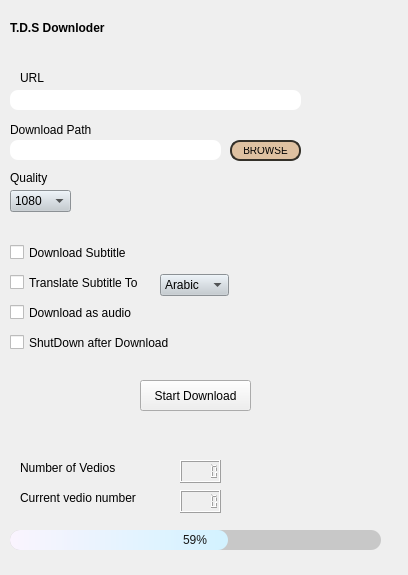
<?xml version="1.0" encoding="UTF-8"?>
<ui version="4.0">
 <class>Form</class>
 <widget class="QWidget" name="Form">
  <property name="geometry">
   <rect>
    <x>0</x>
    <y>0</y>
    <width>408</width>
    <height>575</height>
   </rect>
  </property>
  <property name="windowTitle">
   <string>Form</string>
  </property>
  <property name="autoFillBackground">
   <bool>true</bool>
  </property>
  <property name="styleSheet">
   <string notr="true">
font: 10pt &quot;MV Boli&quot;;</string>
  </property>
  <property name="locale">
   <locale language="English" country="UnitedStates"/>
  </property>
  <widget class="QLabel" name="label">
   <property name="geometry">
    <rect>
     <x>0</x>
     <y>0</y>
     <width>521</width>
     <height>181</height>
    </rect>
   </property>
   <property name="styleSheet">
    <string notr="true">background-image: url(:/newPrefix/5548fb2d8fe42184514afeb89c0e8f3d.jpg);</string>
   </property>
   <property name="text">
    <string/>
   </property>
  </widget>
  <widget class="QLabel" name="label_2">
   <property name="geometry">
    <rect>
     <x>0</x>
     <y>130</y>
     <width>421</width>
     <height>451</height>
    </rect>
   </property>
   <property name="styleSheet">
    <string notr="true">background-image: url(:/newPrefix/5548fb2d8fe42184514afeb89c0e8f3d.jpg);</string>
   </property>
   <property name="text">
    <string/>
   </property>
  </widget>
  <widget class="QLabel" name="label_3">
   <property name="geometry">
    <rect>
     <x>10</x>
     <y>20</y>
     <width>121</width>
     <height>16</height>
    </rect>
   </property>
   <property name="styleSheet">
    <string notr="true">font-weight:bold;</string>
   </property>
   <property name="text">
    <string>T.D.S Downloder</string>
   </property>
  </widget>
  <widget class="QLineEdit" name="LINE_PATH">
   <property name="geometry">
    <rect>
     <x>10</x>
     <y>140</y>
     <width>211</width>
     <height>20</height>
    </rect>
   </property>
   <property name="styleSheet">
    <string notr="true">font: 8pt &quot;MS Shell Dlg 2&quot;;

border-style:sold;
border-radius:8px;</string>
   </property>
  </widget>
  <widget class="QLabel" name="label_10">
   <property name="geometry">
    <rect>
     <x>20</x>
     <y>490</y>
     <width>151</width>
     <height>16</height>
    </rect>
   </property>
   <property name="text">
    <string>Current vedio number</string>
   </property>
  </widget>
  <widget class="QPushButton" name="Btn_BROWSE">
   <property name="geometry">
    <rect>
     <x>230</x>
     <y>140</y>
     <width>71</width>
     <height>21</height>
    </rect>
   </property>
   <property name="mouseTracking">
    <bool>true</bool>
   </property>
   <property name="tabletTracking">
    <bool>true</bool>
   </property>
   <property name="toolTip">
    <string>&lt;html&gt;&lt;head/&gt;&lt;body&gt;&lt;p&gt;يوسف حسن&lt;/p&gt;&lt;p&gt;&lt;br/&gt;&lt;/p&gt;&lt;/body&gt;&lt;/html&gt;</string>
   </property>
   <property name="autoFillBackground">
    <bool>false</bool>
   </property>
   <property name="styleSheet">
    <string notr="true">QPushButton{
   background-color: rgb(222, 193, 161);
	box-shadow: 0px 1px 0px 0px #1c1b18;
	background:linear-gradient(to bottom, #eae0c2 5%, #ccc2a6 100%);
  -webkit-border-radius: 10;
  -moz-border-radius: 10;
  border-radius: 10px;
  font: 10pt &quot;MV Boli&quot;;
border:2px solid #333029;
	display:inline-block;
  font-size: 10px;
  padding: 5px 5px 5px 5px;
  text-decoration: none;

}

.QPushButton:hover {
	background:linear-gradient(to bottom, #ccc2a6 5%, #eae0c2 100%);
	
	background-color: rgb(235, 235, 235);
}
.QPushButton:active {
	position:relative;
	top:1px;
}
</string>
   </property>
   <property name="text">
    <string>BROWSE</string>
   </property>
   <property name="checkable">
    <bool>true</bool>
   </property>
   <property name="checked">
    <bool>true</bool>
   </property>
   <property name="autoDefault">
    <bool>false</bool>
   </property>
   <property name="default">
    <bool>false</bool>
   </property>
   <property name="flat">
    <bool>false</bool>
   </property>
  </widget>
  <widget class="QLCDNumber" name="lcdNumber_2">
   <property name="geometry">
    <rect>
     <x>180</x>
     <y>490</y>
     <width>41</width>
     <height>23</height>
    </rect>
   </property>
  </widget>
  <widget class="QLabel" name="label_5">
   <property name="geometry">
    <rect>
     <x>150</x>
     <y>244</y>
     <width>31</width>
     <height>21</height>
    </rect>
   </property>
   <property name="text">
    <string/>
   </property>
   <property name="pixmap">
    <pixmap resource="icons.qrc">:/newPrefix/translation_page_seo_web_website_content_browser_language_translate_icon_230045.ico</pixmap>
   </property>
   <property name="scaledContents">
    <bool>true</bool>
   </property>
  </widget>
  <widget class="QComboBox" name="c_quality">
   <property name="geometry">
    <rect>
     <x>10</x>
     <y>190</y>
     <width>61</width>
     <height>22</height>
    </rect>
   </property>
   <property name="styleSheet">
    <string notr="true">background-color: rgb(196, 203, 209);</string>
   </property>
   <item>
    <property name="text">
     <string>1080</string>
    </property>
   </item>
   <item>
    <property name="text">
     <string>720</string>
    </property>
   </item>
   <item>
    <property name="text">
     <string>480</string>
    </property>
   </item>
   <item>
    <property name="text">
     <string>360</string>
    </property>
   </item>
   <item>
    <property name="text">
     <string>240</string>
    </property>
   </item>
   <item>
    <property name="text">
     <string>144</string>
    </property>
   </item>
  </widget>
  <widget class="QCheckBox" name="check_subtitle">
   <property name="geometry">
    <rect>
     <x>10</x>
     <y>244</y>
     <width>141</width>
     <height>17</height>
    </rect>
   </property>
   <property name="text">
    <string>Download Subtitle</string>
   </property>
  </widget>
  <widget class="QLabel" name="label_12">
   <property name="geometry">
    <rect>
     <x>20</x>
     <y>460</y>
     <width>141</width>
     <height>16</height>
    </rect>
   </property>
   <property name="text">
    <string>Number of Vedios</string>
   </property>
  </widget>
  <widget class="QLCDNumber" name="lcdNumber_1">
   <property name="geometry">
    <rect>
     <x>180</x>
     <y>460</y>
     <width>41</width>
     <height>23</height>
    </rect>
   </property>
  </widget>
  <widget class="QLabel" name="label_8">
   <property name="geometry">
    <rect>
     <x>20</x>
     <y>70</y>
     <width>31</width>
     <height>16</height>
    </rect>
   </property>
   <property name="styleSheet">
    <string notr="true">font: 10pt &quot;MV Boli&quot;;
</string>
   </property>
   <property name="text">
    <string>URL</string>
   </property>
  </widget>
  <widget class="QLineEdit" name="LINE_url">
   <property name="geometry">
    <rect>
     <x>10</x>
     <y>90</y>
     <width>291</width>
     <height>20</height>
    </rect>
   </property>
   <property name="styleSheet">
    <string notr="true">border-style:sold;
border-radius:8px;
font: 8pt &quot;MS Shell Dlg 2&quot;;</string>
   </property>
   <property name="text">
    <string/>
   </property>
  </widget>
  <widget class="QLabel" name="label_9">
   <property name="geometry">
    <rect>
     <x>10</x>
     <y>120</y>
     <width>101</width>
     <height>20</height>
    </rect>
   </property>
   <property name="styleSheet">
    <string notr="true">font: 10pt &quot;MV Boli&quot;;
</string>
   </property>
   <property name="text">
    <string>Download Path </string>
   </property>
  </widget>
  <widget class="QCheckBox" name="check_shut">
   <property name="geometry">
    <rect>
     <x>10</x>
     <y>334</y>
     <width>201</width>
     <height>17</height>
    </rect>
   </property>
   <property name="text">
    <string>ShutDown after Download</string>
   </property>
  </widget>
  <widget class="QLabel" name="label_7">
   <property name="geometry">
    <rect>
     <x>10</x>
     <y>170</y>
     <width>51</width>
     <height>16</height>
    </rect>
   </property>
   <property name="autoFillBackground">
    <bool>false</bool>
   </property>
   <property name="styleSheet">
    <string notr="true">font: 10pt &quot;MV Boli&quot;;
</string>
   </property>
   <property name="text">
    <string>Quality</string>
   </property>
  </widget>
  <widget class="QLabel" name="label_6">
   <property name="geometry">
    <rect>
     <x>0</x>
     <y>70</y>
     <width>21</width>
     <height>21</height>
    </rect>
   </property>
   <property name="text">
    <string/>
   </property>
   <property name="pixmap">
    <pixmap resource="icons.qrc">:/newPrefix/url.ico</pixmap>
   </property>
   <property name="scaledContents">
    <bool>true</bool>
   </property>
  </widget>
  <widget class="QLabel" name="label_11">
   <property name="geometry">
    <rect>
     <x>250</x>
     <y>16</y>
     <width>47</width>
     <height>31</height>
    </rect>
   </property>
   <property name="text">
    <string/>
   </property>
  </widget>
  <widget class="QCheckBox" name="check_audio">
   <property name="geometry">
    <rect>
     <x>10</x>
     <y>304</y>
     <width>141</width>
     <height>17</height>
    </rect>
   </property>
   <property name="text">
    <string>Download as audio</string>
   </property>
  </widget>
  <widget class="QPushButton" name="B_start">
   <property name="geometry">
    <rect>
     <x>140</x>
     <y>380</y>
     <width>111</width>
     <height>31</height>
    </rect>
   </property>
   <property name="minimumSize">
    <size>
     <width>111</width>
     <height>31</height>
    </size>
   </property>
   <property name="maximumSize">
    <size>
     <width>111</width>
     <height>31</height>
    </size>
   </property>
   <property name="cursor">
    <cursorShape>ArrowCursor</cursorShape>
   </property>
   <property name="styleSheet">
    <string notr="true">.QPushButton {
   background-color: rgb(222, 193, 161);
	box-shadow: 0px 1px 0px 0px #1c1b18;
	background:linear-gradient(to bottom, #eae0c2 5%, #ccc2a6 100%);
	font: 10pt &quot;MV Boli&quot;;
	border-radius:15px;
	border:2px solid #333029;
	display:inline-block;
	cursor:pointer;
	
	color: rgb(12, 12, 12);
	
	font-size:10px;
	font-weight:bold;
	padding:0px 0px;
	text-decoration:none;
	text-shadow:0px 1px 0px #ffffff;
}
.QPushButton:hover {
	background:linear-gradient(to bottom, #ccc2a6 5%, #eae0c2 100%);
	
	background-color: rgb(235, 235, 235);
}
.QPushButton:active {
	position:relative;
	top:1px;
}

/*


*\</string>
   </property>
   <property name="text">
    <string>Start Download</string>
   </property>
   <property name="default">
    <bool>false</bool>
   </property>
   <property name="flat">
    <bool>false</bool>
   </property>
  </widget>
  <widget class="QLabel" name="label_14">
   <property name="geometry">
    <rect>
     <x>140</x>
     <y>308</y>
     <width>21</width>
     <height>21</height>
    </rect>
   </property>
   <property name="text">
    <string/>
   </property>
   <property name="pixmap">
    <pixmap resource="icons.qrc">:/newPrefix/iconfinder-musicmelodysoundaudio04-4105577_113862.ico</pixmap>
   </property>
   <property name="scaledContents">
    <bool>true</bool>
   </property>
  </widget>
  <widget class="QProgressBar" name="progressBar">
   <property name="geometry">
    <rect>
     <x>10</x>
     <y>530</y>
     <width>371</width>
     <height>20</height>
    </rect>
   </property>
   <property name="styleSheet">
    <string notr="true">.QProgressBar {

    background-color: rgb(200, 200, 200);
	
	color: rgb(24, 24, 24);
    border-style:sold;
    border-radius:10px;
    text-align: center;
}

QProgressBar::chunk {
    border-radius: 10px;
		

	background-color: qlineargradient(spread:pad, x1:0, y1:0, x2:1, y2:0, stop:0 rgba(250, 244, 254, 255), stop:1 rgba(210, 242, 255, 255));
}</string>
   </property>
   <property name="value">
    <number>59</number>
   </property>
  </widget>
  <widget class="QComboBox" name="L_language">
   <property name="geometry">
    <rect>
     <x>160</x>
     <y>274</y>
     <width>69</width>
     <height>22</height>
    </rect>
   </property>
   <property name="styleSheet">
    <string notr="true">background-color: rgb(196, 203, 209);</string>
   </property>
   <item>
    <property name="text">
     <string>Arabic</string>
    </property>
   </item>
   <item>
    <property name="text">
     <string>English</string>
    </property>
   </item>
   <item>
    <property name="text">
     <string>Russian</string>
    </property>
   </item>
   <item>
    <property name="text">
     <string>German </string>
    </property>
   </item>
  </widget>
  <widget class="QCheckBox" name="check_trans">
   <property name="geometry">
    <rect>
     <x>10</x>
     <y>274</y>
     <width>151</width>
     <height>17</height>
    </rect>
   </property>
   <property name="text">
    <string>Translate Subtitle To </string>
   </property>
  </widget>
  <widget class="QLabel" name="label_15">
   <property name="geometry">
    <rect>
     <x>280</x>
     <y>20</y>
     <width>47</width>
     <height>13</height>
    </rect>
   </property>
   <property name="text">
    <string/>
   </property>
   <property name="scaledContents">
    <bool>true</bool>
   </property>
  </widget>
  <widget class="QLabel" name="label_13">
   <property name="geometry">
    <rect>
     <x>100</x>
     <y>10</y>
     <width>61</width>
     <height>41</height>
    </rect>
   </property>
   <property name="text">
    <string/>
   </property>
   <property name="pixmap">
    <pixmap resource="icons.qrc">:/newPrefix/photo_٢٠٢٣-٠٦-٠٥_١٧-٣١-١٨-removebg-preview.ico</pixmap>
   </property>
   <property name="scaledContents">
    <bool>true</bool>
   </property>
  </widget>
 </widget>
 <resources>
  <include location="icons.qrc"/>
 </resources>
 <connections/>
</ui>
